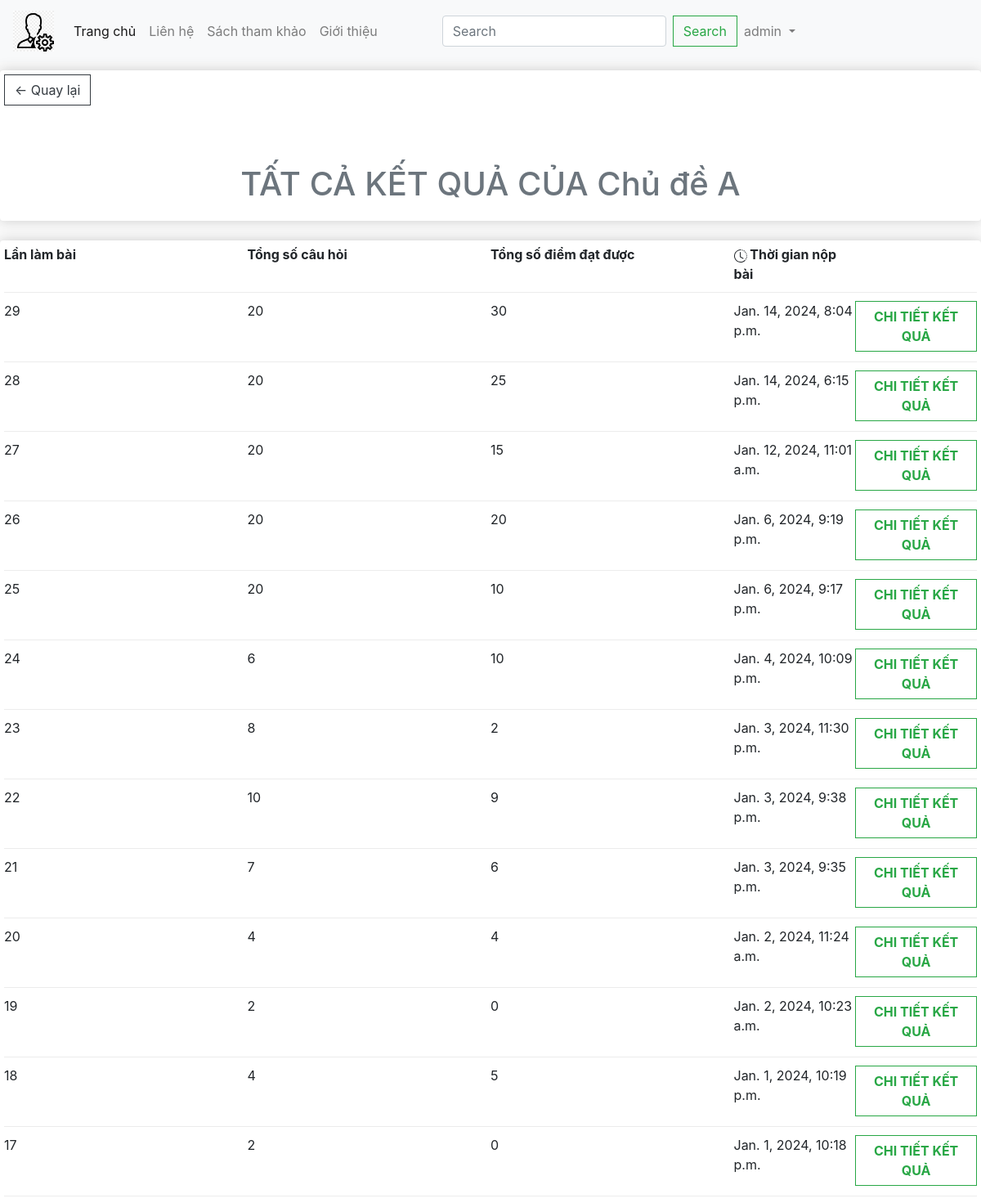
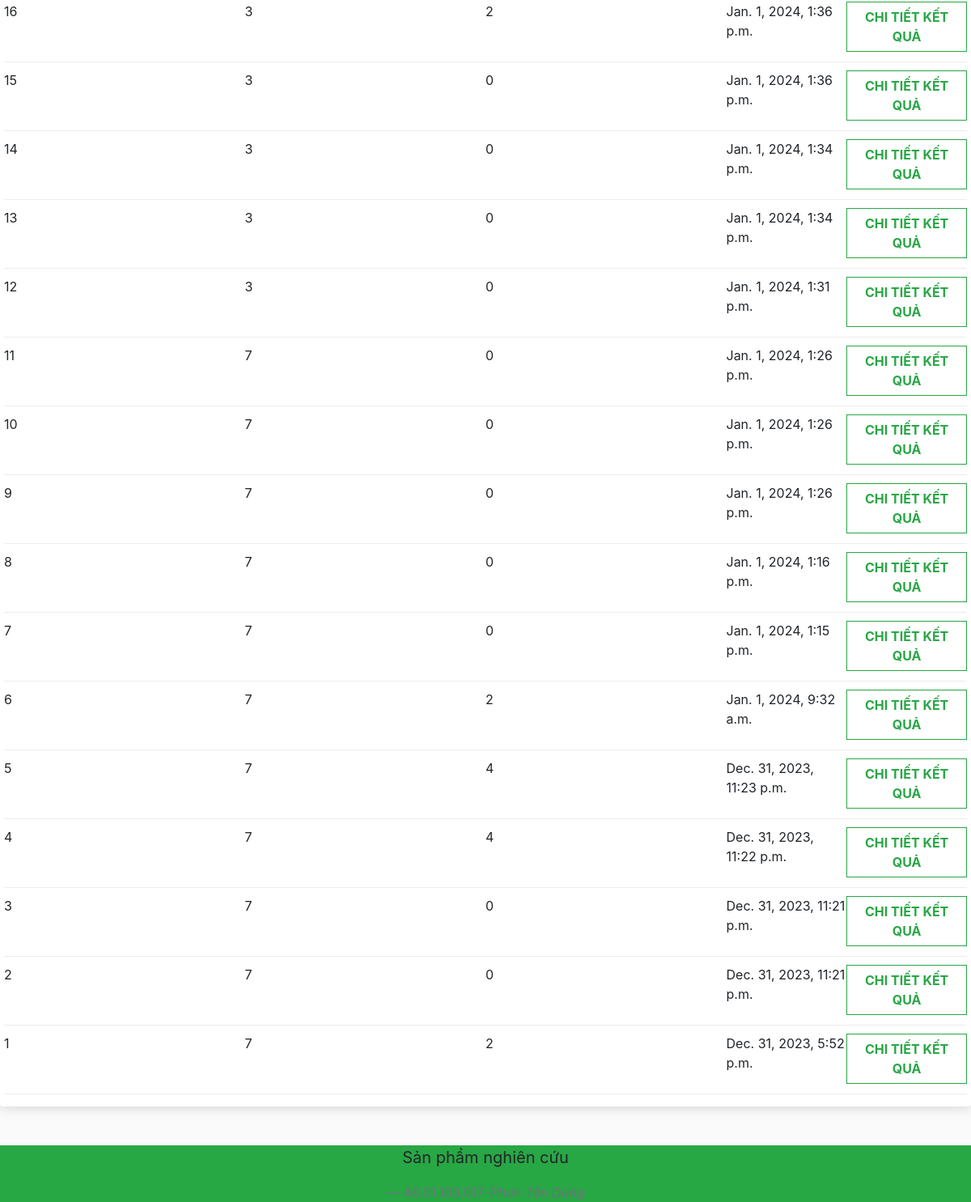
Screenshot of /quiz/results/1/1/ (signed in) with the database file from the repository (2 pictures, top to bottom).
### app/models.py (models this page shows, shortened)
class Course(models.Model):
    grade = models.ForeignKey(Grade,on_delete= models.SET_NULL, blank=True, null= True)
    name = models.CharField(max_length=200, null=True)
    date_create = models.DateTimeField(auto_now_add=True)
    avatar = models.ImageField(null=True, blank=True)

class QuizResult(models.Model):
    user = models.ForeignKey(User, on_delete=models.CASCADE)
    course = models.ForeignKey(Course, on_delete=models.CASCADE)
    attempt_number = models.IntegerField()
    total_questions = models.IntegerField()
    correct_answers = models.IntegerField()
    incorrect_answers = models.IntegerField()
    submit_time = models.DateTimeField()
    score = models.IntegerField(default=0)

### app/views.py (the view)
# urls.py: path('quiz/results/<int:course_id>/<int:user_id>/', views.quiz_results, name='quiz_results'),
@login_required(login_url='/error/')
def quiz_results(request, course_id, user_id):
    if request.user.is_authenticated:
        course = get_object_or_404(Course, id=course_id)
        user = get_object_or_404(User, id=user_id)
        quiz_results = QuizResult.objects.filter(user=user, course=course).order_by('-submit_time')
        user_not_login="hidden"
        user_login="show"
    else:
        user_not_login="show"
        user_login="hidden"
    context = {
        'course': course,
        'quiz_results': quiz_results,
        'user_not_login':user_not_login,'user_login':user_login,'user':user
    }
    return render(request, 'app/quiz_results.html', context)

### app/templates/app/quiz_results.html (shortened to what this page needs)
{% extends 'app/base.html' %}
{% load static %}
{% block cart_content %}
<div class="row">
	<div class="col-lg-12">
		<div class="box-element">
			<a  class="btn btn-outline-dark" href="{% url 'home' %}">&#x2190; Quay lại</a>
			<br>
			<br>
			<table class="table">
				<h1 class="text-center text-muted mt-5 mb-0">TẤT CẢ KẾT QUẢ CỦA {{ course.name }}</h1>
			</table>
		</div>
		<br>
		<div class="box-element">
			<div class="cart-row">
				<div style="flex:2"><strong>Lần làm bài</strong></div>
				<div style="flex:2"><strong>Tổng số câu hỏi</strong></div>
				<div style="flex:2"><strong>Tổng số điểm đạt được</strong></div>
				<div style="flex:1"><strong> Thời gian nộp bài</strong></div>
				<div style="flex:1"><strong></strong></div>
			</div>
			{% for quiz_result in quiz_results %}
			<div class="cart-row">
				<div style="flex:2"><p>{{ quiz_result.attempt_number }}</p></div>
				<div style="flex:2"><p>{{quiz_result.total_questions}}</p></div>
				<div style="flex:2"><p>{{quiz_result.score}}</p></div>
				<div style="flex:1"><p>{{ quiz_result.submit_time }}</p></div>
				<div style="flex:1"><a class="btn btn-outline-success" href="{% url 'quiz_results_detail' result_id=quiz_result.id %}"><strong>CHI TIẾT KẾT QUẢ</strong></a>
				</div>
			</div>
			{% endfor %}
		</div>
	</div>
</div>
{% endblock cart_content %}

### app/templates/app/base.html (shortened to what this page needs)
{% load static %}
<!DOCTYPE html>
<html>
  <head>
    <link rel="stylesheet" href="https://cdn.jsdelivr.net/npm/bootstrap@4.5.3/dist/css/bootstrap.min.css">
    <link href-"{% static 'app/css/style.css' %}" rel="stylesheet" />
    <link href-"{% static 'app/css/owl.carousel.min.css' %}" rel="stylesheet" />
    <link href-"{% static 'app/css/all.min.css' %}" rel="stylesheet" />
    <link rel= "stylesheet" type="text/css" href="{%static 'app/css/main.css'%}">
    <link rel="stylesheet" href="">
  </head>
  <body>
    <nav class="navbar navbar-expand-lg navbar-light bg-light">
      <a class="navbar-brand" href="{% url 'home_admin'%}">
        <img src="{% static 'app/images/home-admin.png' %}" width="50" height="50" />
      </a>
      <div class="collapse navbar-collapse" id="navbarSupportedContent">
        <ul class="navbar-nav mr-auto">
          <li class="nav-item active">
            <a class="nav-link" href="{% url 'home'%}">Trang chủ<span class="sr-only">(current)</span></a>
          </li>
          <li class="nav-item">
            <a class="nav-link" href="https://www.facebook.com/profile.php?id=100017587238895">Liên hệ</a>
          </li>
          <li class="nav-item">
            <a class="nav-link " href="{% url "links_reference" %}" tabindex="-1" aria-disabled="false">Sách tham khảo</a>
          </li>
          <li class="nav-item">
            <a class="nav-link " href="{% url "intro" %}" tabindex="-1" aria-disabled="false">Giới thiệu</a>
          </li>
        </ul>
        <form class="form-inline my-2 my-lg-0" role="search" method = POST action = "{%url 'search'%}">
          <input class="form-control mr-sm-2" type="search" placeholder="Search" aria-label="Search" name= "searched">
          <button class="btn btn-outline-success my-2 my-sm-0" type="submit">Search</button>
        </form>
      </div>
      <div class="navbar-nav me-auto mb-2 mb-lg-0" style= "visibility: {{user_login}}" >
        <li class="nav-item dropdown">
          <a class="nav-link dropdown-toggle" href="#" id="navbarDropdown" role="button" data-toggle="dropdown" aria-haspopup="true" aria-expanded="false">
            <span>{{request.user}}</span>
          </a>
        </li>
      </div>
    </nav>
    {% block cart_content %}{% endblock cart_content %}
    <div class="card-body container--fluid bg-success  text-center p-0 mt-5">
      <blockquote class="blockquote mb-0">
        <p>Sản phầm nghiên cứu</p>
        <footer class="blockquote-footer">46.01.103.017-<cite title="Source Title">Phan Tấn Dũng</cite></footer>
      </blockquote>
    </div>
  </body>
</html>

### app/static/app/css/main.css (style rules this page uses)
body { background-color: hsl(0, 0%, 98%); }
h1,h2,h3,h4,h5,h6 { color:hsl(0, 0%, 30%); }
.box-element { box-shadow:hsl(0, 0%, 80%) 0 0 16px; background-color: #fff; border-radius: 4px; padding: 5px; }
.col-lg-3, .col-lg-4, .col-lg-6, .col-lg-8, .col-lg-12 { margin-top: 10px; }
.btn { border-radius: 0; }
.cart-row { display: flex; align-items: flex-stretch; padding-bottom: 10px; margin-bottom: 10px; border-bottom: 1px solid #ececec; }

### rows the page displays
Course: name "Chủ đề A"
QuizResult: attempt_number "29", total_questions "20", score "30", submit_time "Jan. 14, 2024, 8:04 p.m."
QuizResult: attempt_number "28", total_questions "20", score "25", submit_time "Jan. 14, 2024, 6:15 p.m."
QuizResult: attempt_number "27", total_questions "20", score "15", submit_time "Jan. 12, 2024, 11:01 a.m."
QuizResult: attempt_number "26", total_questions "20", score "20", submit_time "Jan. 6, 2024, 9:19 p.m."
QuizResult: attempt_number "25", total_questions "20", score "10", submit_time "Jan. 6, 2024, 9:17 p.m."
QuizResult: attempt_number "24", total_questions "6", score "10", submit_time "Jan. 4, 2024, 10:09 p.m."
QuizResult: attempt_number "23", total_questions "8", score "2", submit_time "Jan. 3, 2024, 11:30 p.m."
QuizResult: attempt_number "22", total_questions "10", score "9", submit_time "Jan. 3, 2024, 9:38 p.m."
QuizResult: attempt_number "21", total_questions "7", score "6", submit_time "Jan. 3, 2024, 9:35 p.m."
QuizResult: attempt_number "20", total_questions "4", score "4", submit_time "Jan. 2, 2024, 11:24 a.m."
QuizResult: attempt_number "19", total_questions "2", score "0", submit_time "Jan. 2, 2024, 10:23 a.m."
QuizResult: attempt_number "18", total_questions "4", score "5", submit_time "Jan. 1, 2024, 10:19 p.m."
QuizResult: attempt_number "17", total_questions "2", score "0", submit_time "Jan. 1, 2024, 10:18 p.m."
QuizResult: attempt_number "16", total_questions "3", score "2", submit_time "Jan. 1, 2024, 1:36 p.m."
QuizResult: attempt_number "15", total_questions "3", score "0", submit_time "Jan. 1, 2024, 1:36 p.m."
QuizResult: attempt_number "14", total_questions "3", score "0", submit_time "Jan. 1, 2024, 1:34 p.m."
QuizResult: attempt_number "13", total_questions "3", score "0", submit_time "Jan. 1, 2024, 1:34 p.m."
QuizResult: attempt_number "12", total_questions "3", score "0", submit_time "Jan. 1, 2024, 1:31 p.m."
QuizResult: attempt_number "11", total_questions "7", score "0", submit_time "Jan. 1, 2024, 1:26 p.m."
QuizResult: attempt_number "10", total_questions "7", score "0", submit_time "Jan. 1, 2024, 1:26 p.m."
QuizResult: attempt_number "9", total_questions "7", score "0", submit_time "Jan. 1, 2024, 1:26 p.m."
QuizResult: attempt_number "8", total_questions "7", score "0", submit_time "Jan. 1, 2024, 1:16 p.m."
QuizResult: attempt_number "7", total_questions "7", score "0", submit_time "Jan. 1, 2024, 1:15 p.m."
QuizResult: attempt_number "6", total_questions "7", score "2", submit_time "Jan. 1, 2024, 9:32 a.m."
QuizResult: attempt_number "5", total_questions "7", score "4", submit_time "Dec. 31, 2023, 11:23 p.m."
QuizResult: attempt_number "4", total_questions "7", score "4", submit_time "Dec. 31, 2023, 11:22 p.m."
QuizResult: attempt_number "3", total_questions "7", score "0", submit_time "Dec. 31, 2023, 11:21 p.m."
QuizResult: attempt_number "2", total_questions "7", score "0", submit_time "Dec. 31, 2023, 11:21 p.m."
QuizResult: attempt_number "1", total_questions "7", score "2", submit_time "Dec. 31, 2023, 5:52 p.m."

### other values shown
{{ request.user }} "admin"
